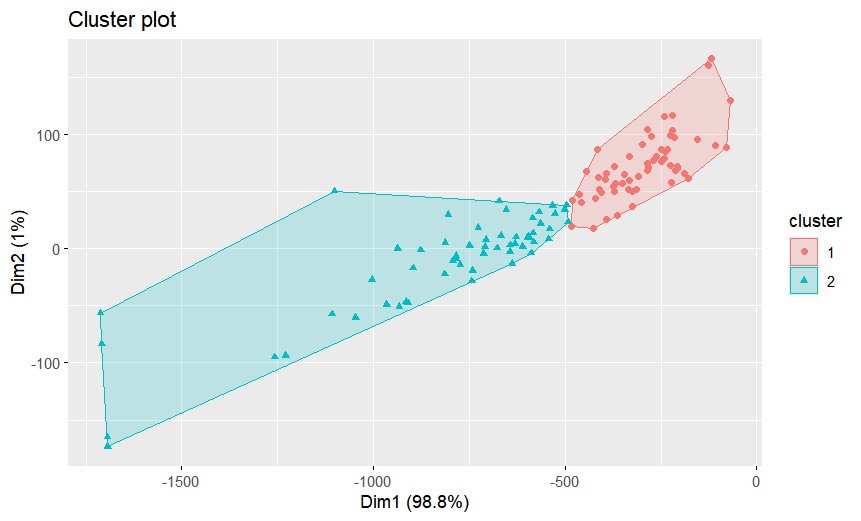

The R source for this figure:
# Install the factoextra package
install.packages("factoextra")

# Load required libraries
library(cluster)
library(datasets)
library(factoextra)

# Load the dataset
data <- read.csv("C:/Users/thanm/OneDrive/Desktop/data.csv.csv", header = TRUE)

# Perform PAM clustering
pam_clusters <- pam(data, k = 2)  # You can change the number of clusters (k) as needed

# Print the clustering result
print(pam_clusters)

# Plot the clustering result
fviz_cluster(pam_clusters, data = data, geom = "point", stand = FALSE)
